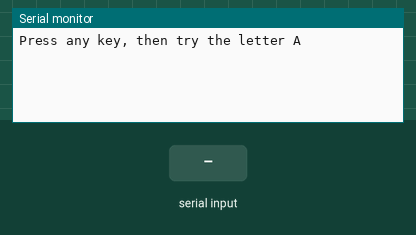
This sketch was run on a simulated Arduino Uno, built with avr-gcc and run on an emulated ATmega328P. On the bench: the last lines printed to the serial monitor. Inputs (shaded band) come from the test bench.

Above: at 1.2 s.
1.3 s: "A" received over Serial
At 1.7 s:
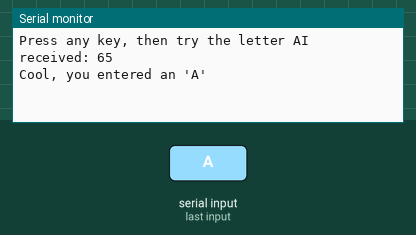
2.8 s: "a" received over Serial
At 4.1 s:
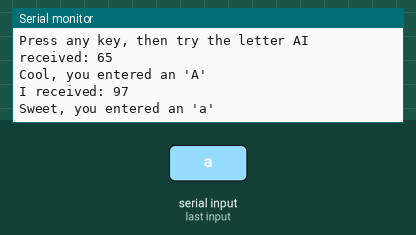

The sketch:

serial-input-if.ino
```cpp
// Use putty serial mode
// gete putty here   https://www.putty.org/
// To find which COM port use the device manager
// If no access to the device manager type on a windows command line   CMD or powershell
// mode


int incomingByte = 0; // for incoming serial data

void setup() {
    Serial.begin(9600); // opens serial port, sets data rate to 9600 bps
    Serial.print("Press any key, then try the letter A");
}

void loop() {
  // send data only when you receive data:
    if (Serial.available() > 0) {
    // read the incoming byte:
        incomingByte = Serial.read();

        Serial.print("I received: ");
        Serial.println(incomingByte, DEC);

        if ((char)incomingByte == 'A'){   // #65
            Serial.println("Cool, you entered an 'A' ");

        }
        if ((char)incomingByte == 'a'){   // #97
            Serial.println("Sweet, you entered an 'a' ");

        }

    }

}
```

Measured:
- after the input at 1.3 s, the serial monitor: prints a new line at once (image 1)
- after the input at 2.8 s, the serial monitor: prints a new line at once (image 2)
